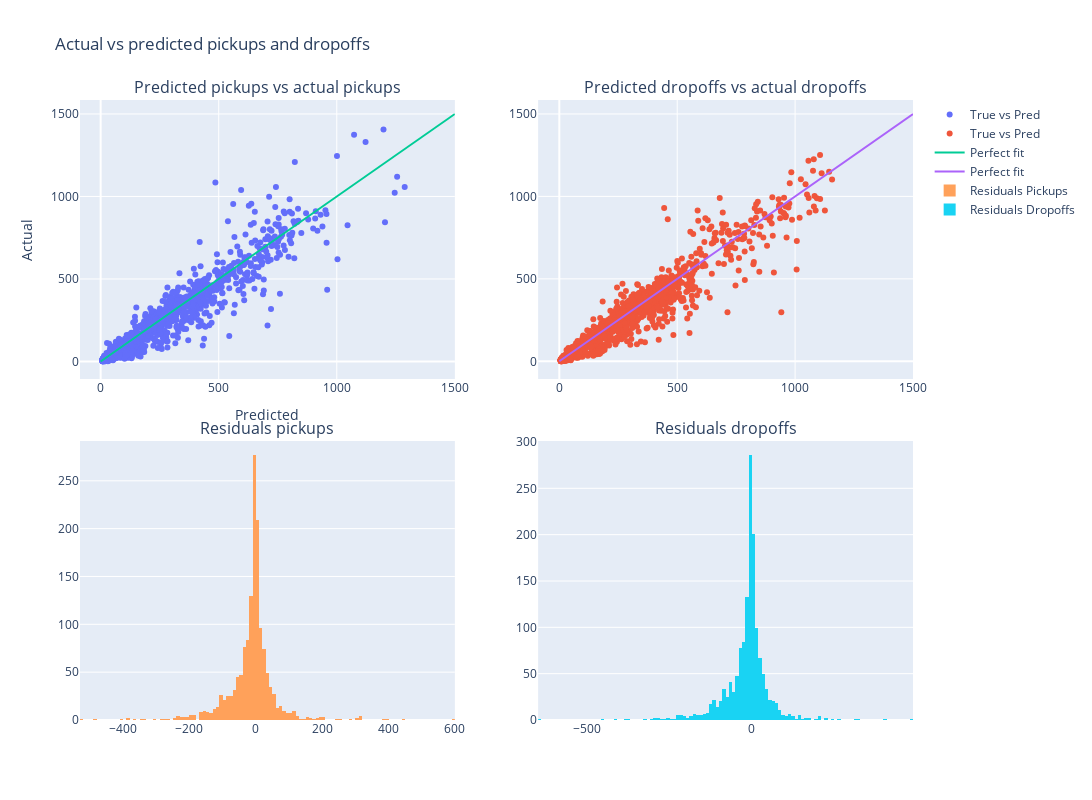

The code cell stored with this chart in its notebook:
### Markdown cell above
It might not intially be obvious, but zooming in we can see there is a pretty clear cyclical pattern in the demand. This is likely due to the fact that the demand is higher during the day than during the night. Plotting the predicted as a function of the predictions we see that the predictions are somewhat good.

### Code cell
fig = make_subplots(rows=2, cols=2,
                    horizontal_spacing=0.1,
                    vertical_spacing=0.1,
                    subplot_titles=('Predicted pickups vs actual pickups', 'Predicted dropoffs vs actual dropoffs',
                                    'Residuals pickups', 'Residuals dropoffs')
                    )

# Add the start stations plot to the first subplot
fig.add_trace(go.Scatter(
    x=cluster_buster.pred_pickups,
    y=cluster_buster.pickups_test['pickups'],
    mode='markers',
    name='True vs Pred'
), row=1, col=1)

# Add the end stations plot to the second subplot
fig.add_trace(go.Scatter(
    x=cluster_buster.pred_dropoffs,
    y=cluster_buster.dropoffs_test['dropoffs'],
    mode='markers',
    name='True vs Pred'
), row=1, col=2)

# add line of perfect fit
fig.add_trace(go.Scatter(
    x=[0, 1500],
    y=[0, 1500],
    mode='lines',
    name='Perfect fit'
), row=1, col=1)

# add line of perfect fit
fig.add_trace(go.Scatter(
    x=[0, 1500],
    y=[0, 1500],
    mode='lines',
    name='Perfect fit'
), row=1, col=2)

# add residuals histogram
fig.add_trace(go.Histogram(
    x=cluster_buster.pickups_test['pickups'] - cluster_buster.pred_pickups,
    name='Residuals Pickups'
), row=2, col=1)

# add residuals histogram
fig.add_trace(go.Histogram(
    x=cluster_buster.dropoffs_test['dropoffs'] - cluster_buster.pred_dropoffs,
    name='Residuals Dropoffs'
), row=2, col=2)

# update size
fig.update_layout(title='Actual vs predicted pickups and dropoffs',
                        xaxis_title='Predicted',
                        yaxis_title='Actual',
                        width=1100,
                        height=800)

fig.show()

### Figure 1 — Plotly figure (JSON) as saved in the notebook; plotly's stock layout.template omitted (floating-point values rounded to 4 significant figures; data arrays with more than 128 entries replaced by an {"elided": "..."} marker saying what was removed)
{"data": [{"mode": "markers", "name": "True vs Pred", "type": "scatter", "x": {"elided": "1464 float values"}, "xaxis": "x", "y": {"elided": "1464 int values"}, "yaxis": "y"}, {"mode": "markers", "name": "True vs Pred", "type": "scatter", "x": {"elided": "1464 float values"}, "xaxis": "x2", "y": {"elided": "1464 int values"}, "yaxis": "y2"}, {"mode": "lines", "name": "Perfect fit", "type": "scatter", "x": [0, 1500], "xaxis": "x", "y": [0, 1500], "yaxis": "y"}, {"mode": "lines", "name": "Perfect fit", "type": "scatter", "x": [0, 1500], "xaxis": "x2", "y": [0, 1500], "yaxis": "y2"}, {"name": "Residuals Pickups", "type": "histogram", "x": {"elided": "1464 float values"}, "xaxis": "x3", "yaxis": "y3"}, {"name": "Residuals Dropoffs", "type": "histogram", "x": {"elided": "1464 float values"}, "xaxis": "x4", "yaxis": "y4"}], "layout": {"annotations": [{"font": {"size": 16}, "showarrow": false, "text": "Predicted pickups vs actual pickups", "x": 0.225, "xanchor": "center", "xref": "paper", "y": 1, "yanchor": "bottom", "yref": "paper"}, {"font": {"size": 16}, "showarrow": false, "text": "Predicted dropoffs vs actual dropoffs", "x": 0.775, "xanchor": "center", "xref": "paper", "y": 1, "yanchor": "bottom", "yref": "paper"}, {"font": {"size": 16}, "showarrow": false, "text": "Residuals pickups", "x": 0.225, "xanchor": "center", "xref": "paper", "y": 0.45, "yanchor": "bottom", "yref": "paper"}, {"font": {"size": 16}, "showarrow": false, "text": "Residuals dropoffs", "x": 0.775, "xanchor": "center", "xref": "paper", "y": 0.45, "yanchor": "bottom", "yref": "paper"}], "height": 800, "title": {"text": "Actual vs predicted pickups and dropoffs"}, "width": 1100, "xaxis": {"anchor": "y", "domain": [0, 0.45], "title": {"text": "Predicted"}}, "xaxis2": {"anchor": "y2", "domain": [0.55, 1]}, "xaxis3": {"anchor": "y3", "domain": [0, 0.45]}, "xaxis4": {"anchor": "y4", "domain": [0.55, 1]}, "yaxis": {"anchor": "x", "domain": [0.55, 1], "title": {"text": "Actual"}}, "yaxis2": {"anchor": "x2", "domain": [0.55, 1]}, "yaxis3": {"anchor": "x3", "domain": [0, 0.45]}, "yaxis4": {"anchor": "x4", "domain": [0, 0.45]}}}
